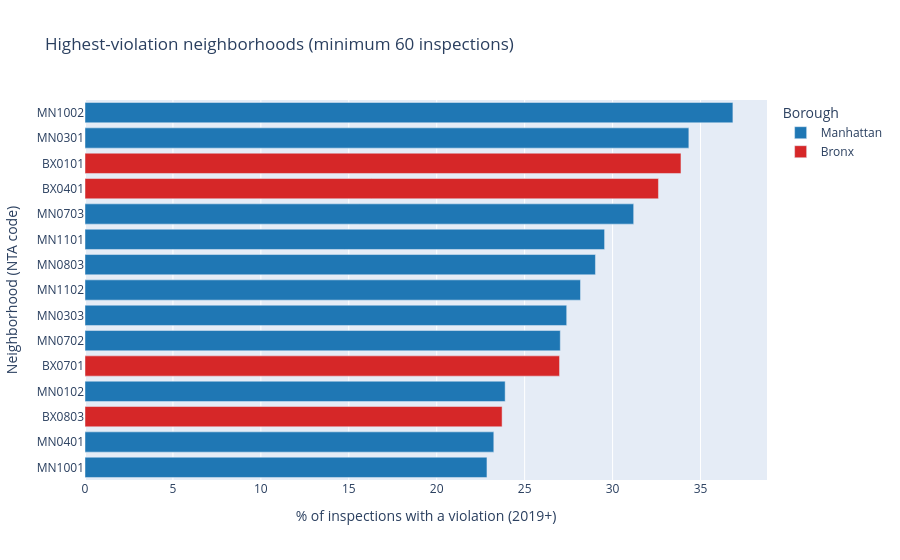

Notebook code for this chart:
### Markdown cell above
## 8. Neighborhoods
Highest-violation NTAs (minimum 60 inspections).

### Code cell
nta_lookup = df.drop_duplicates("System_ID")[["System_ID", "NTA_Code"]]
nta = (
    insp[insp["year"] >= 2019]
    .merge(nta_lookup, on="System_ID", how="left")
    .groupby(["Borough", "NTA_Code"])
    .agg(rate=("any_violation", "mean"), inspections=("any_violation", "size"))
    .reset_index()
)
nta = nta[nta["inspections"] >= 60]          # skip tiny samples
nta["pct"] = nta["rate"] * 100
top = nta.sort_values("pct", ascending=False).head(15)

fig6 = px.bar(
    top, x="pct", y="NTA_Code", color="Borough", orientation="h",
    color_discrete_map=COLORS, hover_data=["inspections"],
    labels={"pct": "% of inspections with a violation (2019+)", "NTA_Code": "Neighborhood (NTA code)"},
    title="Highest-violation neighborhoods (minimum 60 inspections)",
)
fig6.update_layout(yaxis={"categoryorder": "total ascending"})
fig6.write_html("charts/6_nta.html")
fig6.show()
# Tip: join NTA_Code to the NYC NTA shapefile/GeoJSON from NYC Open Data
# (or look the codes up) to turn this into a choropleth and get neighborhood names.

### Figure 1 — Plotly figure (JSON) as saved in the notebook; plotly's stock layout.template omitted (floating-point values rounded to 4 significant figures)
{"data": [{"customdata": [[152], [166], [125], [176], [534], [181], [230], [444], [1038], [1269], [175]], "hovertemplate": "Borough=Manhattan<br>% of inspections with a violation (2019+)=%{x}<br>Neighborhood (NTA code)=%{y}<br>inspections=%{customdata[0]}<extra></extra>", "legendgroup": "Manhattan", "marker": {"color": "#1f77b4", "pattern": {"shape": ""}}, "name": "Manhattan", "orientation": "h", "showlegend": true, "textposition": "auto", "type": "bar", "x": [36.84, 34.34, 31.2, 29.55, 29.03, 28.18, 27.39, 27.03, 23.89, 23.25, 22.86], "xaxis": "x", "y": ["MN1002", "MN0301", "MN0703", "MN1101", "MN0803", "MN1102", "MN0303", "MN0702", "MN0102", "MN0401", "MN1001"], "yaxis": "y"}, {"customdata": [[180], [138], [63], [156]], "hovertemplate": "Borough=Bronx<br>% of inspections with a violation (2019+)=%{x}<br>Neighborhood (NTA code)=%{y}<br>inspections=%{customdata[0]}<extra></extra>", "legendgroup": "Bronx", "marker": {"color": "#d62728", "pattern": {"shape": ""}}, "name": "Bronx", "orientation": "h", "showlegend": true, "textposition": "auto", "type": "bar", "x": [33.89, 32.61, 26.98, 23.72], "xaxis": "x", "y": ["BX0101", "BX0401", "BX0701", "BX0803"], "yaxis": "y"}], "layout": {"barmode": "relative", "legend": {"title": {"text": "Borough"}, "tracegroupgap": 0}, "title": {"text": "Highest-violation neighborhoods (minimum 60 inspections)"}, "xaxis": {"anchor": "y", "domain": [0, 1], "title": {"text": "% of inspections with a violation (2019+)"}}, "yaxis": {"anchor": "x", "categoryorder": "total ascending", "domain": [0, 1], "title": {"text": "Neighborhood (NTA code)"}}}}
